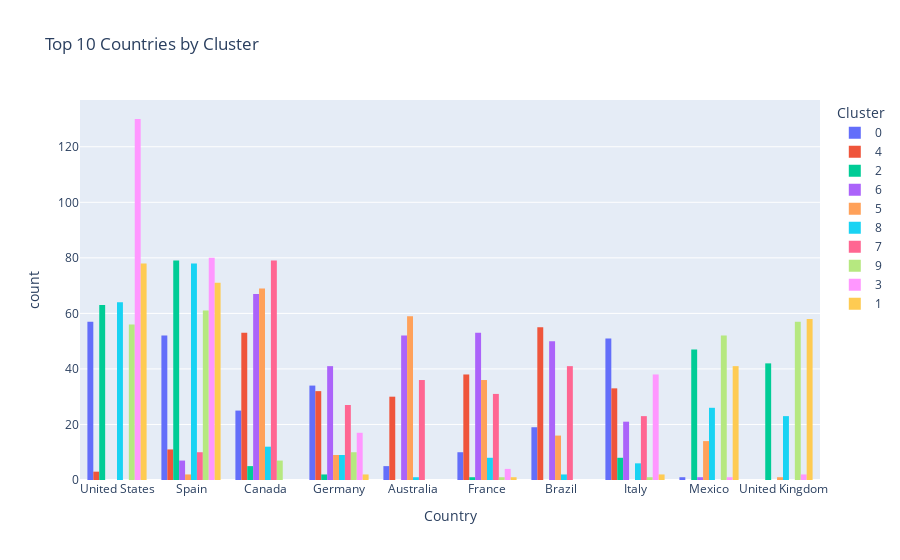

Write notebook code for a chart like this one.
### Markdown cell above
### 11.4 Country by Cluster (Top 10 Countries)

### Code cell
if "Country" in df_plot.columns:
    top_countries = df_plot["Country"].value_counts().head(10).index
    df_top = df_plot[df_plot["Country"].isin(top_countries)]
    fig = px.histogram(
        df_top,
        x="Country",
        color="Cluster",
        barmode="group",
        title="Top 10 Countries by Cluster"
    )
    fig.update_xaxes(categoryorder="total descending")
    fig.show()

### Figure 1 — Plotly figure (JSON) as saved in the notebook; plotly's stock layout.template omitted (floating-point values rounded to 4 significant figures; data arrays with more than 128 entries replaced by an {"elided": "..."} marker saying what was removed)
{"data": [{"alignmentgroup": "True", "bingroup": "x", "hovertemplate": "Cluster=0<br>Country=%{x}<br>count=%{y}<extra></extra>", "legendgroup": "0", "marker": {"color": "#636efa", "pattern": {"shape": ""}}, "name": "0", "offsetgroup": "0", "orientation": "v", "showlegend": true, "type": "histogram", "x": {"elided": "254 str values"}, "xaxis": "x", "yaxis": "y"}, {"alignmentgroup": "True", "bingroup": "x", "hovertemplate": "Cluster=4<br>Country=%{x}<br>count=%{y}<extra></extra>", "legendgroup": "4", "marker": {"color": "#EF553B", "pattern": {"shape": ""}}, "name": "4", "offsetgroup": "4", "orientation": "v", "showlegend": true, "type": "histogram", "x": {"elided": "255 str values"}, "xaxis": "x", "yaxis": "y"}, {"alignmentgroup": "True", "bingroup": "x", "hovertemplate": "Cluster=2<br>Country=%{x}<br>count=%{y}<extra></extra>", "legendgroup": "2", "marker": {"color": "#00cc96", "pattern": {"shape": ""}}, "name": "2", "offsetgroup": "2", "orientation": "v", "showlegend": true, "type": "histogram", "x": {"elided": "247 str values"}, "xaxis": "x", "yaxis": "y"}, {"alignmentgroup": "True", "bingroup": "x", "hovertemplate": "Cluster=6<br>Country=%{x}<br>count=%{y}<extra></extra>", "legendgroup": "6", "marker": {"color": "#ab63fa", "pattern": {"shape": ""}}, "name": "6", "offsetgroup": "6", "orientation": "v", "showlegend": true, "type": "histogram", "x": {"elided": "292 str values"}, "xaxis": "x", "yaxis": "y"}, {"alignmentgroup": "True", "bingroup": "x", "hovertemplate": "Cluster=5<br>Country=%{x}<br>count=%{y}<extra></extra>", "legendgroup": "5", "marker": {"color": "#FFA15A", "pattern": {"shape": ""}}, "name": "5", "offsetgroup": "5", "orientation": "v", "showlegend": true, "type": "histogram", "x": {"elided": "206 str values"}, "xaxis": "x", "yaxis": "y"}, {"alignmentgroup": "True", "bingroup": "x", "hovertemplate": "Cluster=8<br>Country=%{x}<br>count=%{y}<extra></extra>", "legendgroup": "8", "marker": {"color": "#19d3f3", "pattern": {"shape": ""}}, "name": "8", "offsetgroup": "8", "orientation": "v", "showlegend": true, "type": "histogram", "x": {"elided": "229 str values"}, "xaxis": "x", "yaxis": "y"}, {"alignmentgroup": "True", "bingroup": "x", "hovertemplate": "Cluster=7<br>Country=%{x}<br>count=%{y}<extra></extra>", "legendgroup": "7", "marker": {"color": "#FF6692", "pattern": {"shape": ""}}, "name": "7", "offsetgroup": "7", "orientation": "v", "showlegend": true, "type": "histogram", "x": {"elided": "247 str values"}, "xaxis": "x", "yaxis": "y"}, {"alignmentgroup": "True", "bingroup": "x", "hovertemplate": "Cluster=9<br>Country=%{x}<br>count=%{y}<extra></extra>", "legendgroup": "9", "marker": {"color": "#B6E880", "pattern": {"shape": ""}}, "name": "9", "offsetgroup": "9", "orientation": "v", "showlegend": true, "type": "histogram", "x": {"elided": "245 str values"}, "xaxis": "x", "yaxis": "y"}, {"alignmentgroup": "True", "bingroup": "x", "hovertemplate": "Cluster=3<br>Country=%{x}<br>count=%{y}<extra></extra>", "legendgroup": "3", "marker": {"color": "#FF97FF", "pattern": {"shape": ""}}, "name": "3", "offsetgroup": "3", "orientation": "v", "showlegend": true, "type": "histogram", "x": {"elided": "272 str values"}, "xaxis": "x", "yaxis": "y"}, {"alignmentgroup": "True", "bingroup": "x", "hovertemplate": "Cluster=1<br>Country=%{x}<br>count=%{y}<extra></extra>", "legendgroup": "1", "marker": {"color": "#FECB52", "pattern": {"shape": ""}}, "name": "1", "offsetgroup": "1", "orientation": "v", "showlegend": true, "type": "histogram", "x": {"elided": "253 str values"}, "xaxis": "x", "yaxis": "y"}], "layout": {"barmode": "group", "legend": {"title": {"text": "Cluster"}, "tracegroupgap": 0}, "title": {"text": "Top 10 Countries by Cluster"}, "xaxis": {"anchor": "y", "categoryorder": "total descending", "domain": [0, 1], "title": {"text": "Country"}}, "yaxis": {"anchor": "x", "domain": [0, 1], "title": {"text": "count"}}}}
